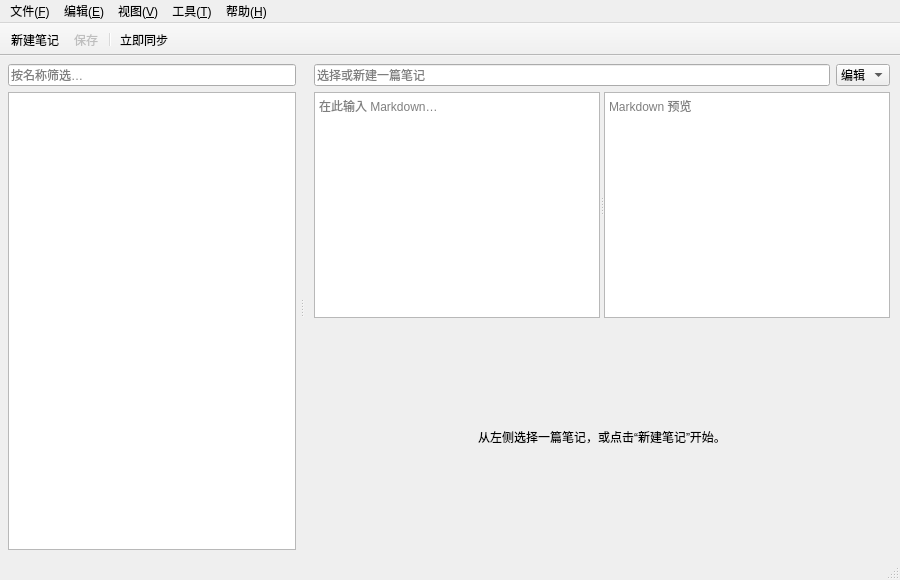
<?xml version="1.0" encoding="UTF-8"?>
<ui version="4.0">
 <class>MainWindow</class>
 <widget class="QMainWindow" name="MainWindow">
  <property name="windowTitle"><string>Qoplin</string></property>
  <property name="minimumSize"><size><width>900</width><height>580</height></size></property>
  <widget class="QWidget" name="centralwidget">
   <layout class="QVBoxLayout" name="centralLayout">
    <property name="leftMargin"><number>0</number></property><property name="topMargin"><number>0</number></property><property name="rightMargin"><number>0</number></property><property name="bottomMargin"><number>0</number></property>
    <item>
     <widget class="QSplitter" name="mainSplitter"><property name="orientation"><enum>Qt::Horizontal</enum></property><property name="childrenCollapsible"><bool>false</bool></property>
      <widget class="QWidget" name="navigationPane">
       <layout class="QVBoxLayout" name="navigationLayout">
        <property name="leftMargin"><number>8</number></property><property name="topMargin"><number>8</number></property><property name="rightMargin"><number>4</number></property><property name="bottomMargin"><number>8</number></property>
        <item><widget class="QLineEdit" name="filterEdit"><property name="placeholderText"><string>按名称筛选…</string></property><property name="clearButtonEnabled"><bool>true</bool></property></widget></item>
        <item><widget class="QTreeWidget" name="noteTree"><property name="dragDropMode"><enum>QAbstractItemView::InternalMove</enum></property><property name="selectionMode"><enum>QAbstractItemView::SingleSelection</enum></property><property name="contextMenuPolicy"><enum>Qt::CustomContextMenu</enum></property><property name="headerHidden"><bool>true</bool></property><property name="animated"><bool>true</bool></property></widget></item>
       </layout>
      </widget>
      <widget class="QWidget" name="editorPane">
       <layout class="QVBoxLayout" name="editorLayout">
        <property name="leftMargin"><number>10</number></property><property name="topMargin"><number>8</number></property><property name="rightMargin"><number>10</number></property><property name="bottomMargin"><number>8</number></property>
        <item>
         <layout class="QHBoxLayout" name="titleLayout">
          <item><widget class="QLineEdit" name="noteTitleEdit"><property name="placeholderText"><string>选择或新建一篇笔记</string></property></widget></item>
          <item><widget class="QComboBox" name="modeCombo"><item><property name="text"><string>编辑</string></property></item><item><property name="text"><string>预览</string></property></item><item><property name="text"><string>双列</string></property></item></widget></item>
         </layout>
        </item>
        <item>
         <widget class="QSplitter" name="editorSplitter"><property name="orientation"><enum>Qt::Horizontal</enum></property><property name="childrenCollapsible"><bool>false</bool></property>
          <widget class="QPlainTextEdit" name="editor"><property name="placeholderText"><string>在此输入 Markdown…</string></property><property name="lineWrapMode"><enum>QPlainTextEdit::NoWrap</enum></property><property name="tabStopDistance"><number>32</number></property></widget>
          <widget class="QTextBrowser" name="preview"><property name="openExternalLinks"><bool>true</bool></property><property name="placeholderText"><string>Markdown 预览</string></property></widget>
         </widget>
        </item>
        <item><widget class="QLabel" name="emptyLabel"><property name="text"><string>从左侧选择一篇笔记，或点击“新建笔记”开始。</string></property><property name="alignment"><set>Qt::AlignCenter</set></property><property name="visible"><bool>false</bool></property></widget></item>
       </layout>
      </widget>
     </widget>
    </item>
   </layout>
  </widget>
  <widget class="QMenuBar" name="menuBar">
   <widget class="QMenu" name="menuFile"><property name="title"><string>文件(&amp;F)</string></property>
    <addaction name="actionNewNote"/><addaction name="actionNewFolder"/><addaction name="separator"/><addaction name="actionSave"/><addaction name="separator"/><addaction name="actionBack"/><addaction name="separator"/><addaction name="actionExit"/>
   </widget>
   <widget class="QMenu" name="menuEdit"><property name="title"><string>编辑(&amp;E)</string></property>
    <addaction name="actionUndo"/><addaction name="actionRedo"/><addaction name="separator"/><addaction name="actionCut"/><addaction name="actionCopy"/><addaction name="actionPaste"/><addaction name="actionSelectAll"/><addaction name="separator"/><addaction name="actionRename"/><addaction name="actionDelete"/>
   </widget>
   <widget class="QMenu" name="menuView"><property name="title"><string>视图(&amp;V)</string></property>
    <addaction name="actionEditMode"/><addaction name="actionPreviewMode"/><addaction name="actionSplitMode"/><addaction name="separator"/><addaction name="actionWordWrap"/>
   </widget>
   <widget class="QMenu" name="menuTools"><property name="title"><string>工具(&amp;T)</string></property>
    <addaction name="actionSync"/><addaction name="actionSyncSettings"/><addaction name="separator"/><addaction name="actionSettings"/>
   </widget>
   <widget class="QMenu" name="menuHelp"><property name="title"><string>帮助(&amp;H)</string></property>
    <addaction name="actionAbout"/>
   </widget>
   <addaction name="menuFile"/><addaction name="menuEdit"/><addaction name="menuView"/><addaction name="menuTools"/><addaction name="menuHelp"/>
  </widget>
  <widget class="QToolBar" name="toolBar"><property name="windowTitle"><string>主工具栏</string></property><property name="movable"><bool>false</bool></property><property name="toolButtonStyle"><enum>Qt::ToolButtonIconOnly</enum></property><property name="iconSize"><size><width>16</width><height>16</height></size></property>
   <attribute name="toolBarArea"><enum>TopToolBarArea</enum></attribute>
   <attribute name="toolBarBreak"><bool>false</bool></attribute>
   <addaction name="actionNewNote"/><addaction name="actionSave"/><addaction name="separator"/><addaction name="actionSync"/>
  </widget>
  <widget class="QStatusBar" name="statusBar"/>
  <action name="actionBack"><property name="text"><string>返回笔记本列表</string></property></action>
  <action name="actionSave"><property name="icon"><iconset resource="../../resources/qoplin.qrc">:/icons/actions/save.png</iconset></property><property name="text"><string>保存</string></property><property name="toolTip"><string>保存（Ctrl+S）</string></property><property name="shortcut"><string>Ctrl+S</string></property><property name="enabled"><bool>false</bool></property></action>
  <action name="actionNewNote"><property name="icon"><iconset resource="../../resources/qoplin.qrc">:/icons/actions/new-note.png</iconset></property><property name="text"><string>新建笔记</string></property><property name="toolTip"><string>新建笔记（Ctrl+N）</string></property><property name="shortcut"><string>Ctrl+N</string></property></action>
  <action name="actionNewFolder"><property name="text"><string>新建文件夹</string></property><property name="shortcut"><string>Ctrl+Shift+N</string></property></action>
  <action name="actionRename"><property name="text"><string>重命名所选项目</string></property><property name="shortcut"><string>F2</string></property></action>
  <action name="actionDelete"><property name="text"><string>删除所选项目</string></property></action>
  <action name="actionSync"><property name="icon"><iconset resource="../../resources/qoplin.qrc">:/icons/actions/sync.png</iconset></property><property name="text"><string>立即同步</string></property><property name="toolTip"><string>立即同步（F5）</string></property><property name="shortcut"><string>F5</string></property></action>
  <action name="actionSyncSettings"><property name="text"><string>同步设置…</string></property></action>
  <action name="actionSettings"><property name="text"><string>选项…</string></property></action>
  <action name="actionExit"><property name="text"><string>退出</string></property><property name="shortcut"><string>Ctrl+Q</string></property></action>
  <action name="actionUndo"><property name="text"><string>撤销</string></property><property name="shortcut"><string>Ctrl+Z</string></property><property name="shortcutContext"><enum>Qt::WidgetWithChildrenShortcut</enum></property><property name="enabled"><bool>false</bool></property></action>
  <action name="actionRedo"><property name="text"><string>重做</string></property><property name="shortcut"><string>Ctrl+Y</string></property><property name="shortcutContext"><enum>Qt::WidgetWithChildrenShortcut</enum></property><property name="enabled"><bool>false</bool></property></action>
  <action name="actionCut"><property name="text"><string>剪切</string></property><property name="shortcut"><string>Ctrl+X</string></property><property name="shortcutContext"><enum>Qt::WidgetWithChildrenShortcut</enum></property><property name="enabled"><bool>false</bool></property></action>
  <action name="actionCopy"><property name="text"><string>复制</string></property><property name="shortcut"><string>Ctrl+C</string></property><property name="shortcutContext"><enum>Qt::WidgetWithChildrenShortcut</enum></property><property name="enabled"><bool>false</bool></property></action>
  <action name="actionPaste"><property name="text"><string>粘贴</string></property><property name="shortcut"><string>Ctrl+V</string></property><property name="shortcutContext"><enum>Qt::WidgetWithChildrenShortcut</enum></property><property name="enabled"><bool>false</bool></property></action>
  <action name="actionSelectAll"><property name="text"><string>全选</string></property><property name="shortcut"><string>Ctrl+A</string></property><property name="shortcutContext"><enum>Qt::WidgetWithChildrenShortcut</enum></property><property name="enabled"><bool>false</bool></property></action>
  <action name="actionEditMode"><property name="text"><string>编辑模式</string></property><property name="shortcut"><string>Ctrl+1</string></property><property name="checkable"><bool>true</bool></property></action>
  <action name="actionPreviewMode"><property name="text"><string>预览模式</string></property><property name="shortcut"><string>Ctrl+2</string></property><property name="checkable"><bool>true</bool></property></action>
  <action name="actionSplitMode"><property name="text"><string>双列模式</string></property><property name="shortcut"><string>Ctrl+3</string></property><property name="checkable"><bool>true</bool></property></action>
  <action name="actionWordWrap"><property name="text"><string>自动换行</string></property><property name="checkable"><bool>true</bool></property></action>
  <action name="actionAbout"><property name="text"><string>关于 Qoplin</string></property></action>
 </widget>
 <resources/>
 <connections/>
</ui>
